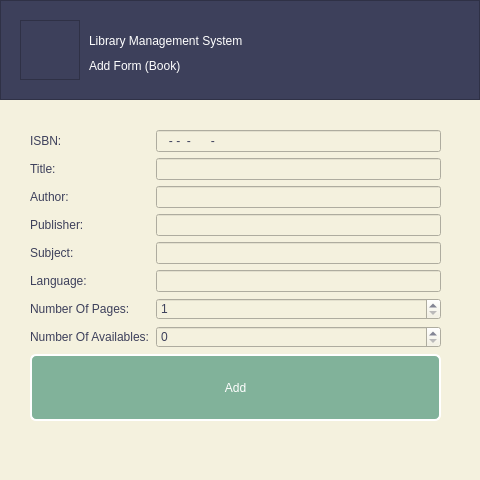
<?xml version="1.0" encoding="UTF-8"?>
<ui version="4.0">
 <class>addBook</class>
 <widget class="QWidget" name="addBook">
  <property name="geometry">
   <rect>
    <x>0</x>
    <y>0</y>
    <width>480</width>
    <height>480</height>
   </rect>
  </property>
  <property name="windowTitle">
   <string>Add Book</string>
  </property>
  <property name="windowIcon">
   <iconset resource="res.qrc">
    <normaloff>:/icons/icons/library.png</normaloff>:/icons/icons/library.png</iconset>
  </property>
  <property name="styleSheet">
   <string notr="true">QWidget
{
	background-color: rgb(244, 241, 222);
	color: rgb(61, 64, 91);
}
QPushButton
{
	font: 10pt &quot;IRANYekan&quot;;
	background-color: rgb(129, 178, 154);
	color: rgb(255, 255, 255);
    border: 2px solid rgb(255, 255, 255);
    border-radius: 6px;
}
QPushButton:hover
{
	background-color: rgb(242, 204, 143);
}
QLineEdit
{
	font: 8pt &quot;IRANYekan&quot;;
}
QLabel
{
	font: 8pt &quot;IRANYekan&quot;;
}</string>
  </property>
  <widget class="QFrame" name="frame_top">
   <property name="geometry">
    <rect>
     <x>0</x>
     <y>0</y>
     <width>480</width>
     <height>100</height>
    </rect>
   </property>
   <property name="styleSheet">
    <string notr="true">background-color: rgb(61, 64, 91);
color: rgb(255, 255, 255);</string>
   </property>
   <property name="frameShape">
    <enum>QFrame::StyledPanel</enum>
   </property>
   <property name="frameShadow">
    <enum>QFrame::Raised</enum>
   </property>
   <widget class="QFrame" name="frame_icon">
    <property name="geometry">
     <rect>
      <x>20</x>
      <y>20</y>
      <width>60</width>
      <height>60</height>
     </rect>
    </property>
    <property name="styleSheet">
     <string notr="true">image: url(:/icons/icons/add_book.png);</string>
    </property>
    <property name="frameShape">
     <enum>QFrame::StyledPanel</enum>
    </property>
    <property name="frameShadow">
     <enum>QFrame::Raised</enum>
    </property>
   </widget>
   <widget class="QLabel" name="label_9">
    <property name="geometry">
     <rect>
      <x>89</x>
      <y>55</y>
      <width>311</width>
      <height>21</height>
     </rect>
    </property>
    <property name="styleSheet">
     <string notr="true">font: 25 8pt &quot;IRANYekan Light&quot;;</string>
    </property>
    <property name="text">
     <string>Add Form (Book) </string>
    </property>
   </widget>
   <widget class="QLabel" name="label_title">
    <property name="geometry">
     <rect>
      <x>89</x>
      <y>25</y>
      <width>381</width>
      <height>31</height>
     </rect>
    </property>
    <property name="styleSheet">
     <string notr="true">font: 75 12pt &quot;IRANYekan&quot;;</string>
    </property>
    <property name="text">
     <string>Library Management System</string>
    </property>
   </widget>
  </widget>
  <widget class="QWidget" name="formLayoutWidget">
   <property name="geometry">
    <rect>
     <x>30</x>
     <y>130</y>
     <width>411</width>
     <height>291</height>
    </rect>
   </property>
   <layout class="QFormLayout" name="formLayout">
    <item row="0" column="0">
     <widget class="QLabel" name="label_isbn">
      <property name="text">
       <string>ISBN:</string>
      </property>
     </widget>
    </item>
    <item row="0" column="1">
     <widget class="QLineEdit" name="lineEdit_isbn">
      <property name="inputMask">
       <string>000-0-00-000000-0</string>
      </property>
     </widget>
    </item>
    <item row="1" column="0">
     <widget class="QLabel" name="label_title_2">
      <property name="text">
       <string>Title:</string>
      </property>
     </widget>
    </item>
    <item row="1" column="1">
     <widget class="QLineEdit" name="lineEdit_title"/>
    </item>
    <item row="2" column="0">
     <widget class="QLabel" name="label_author">
      <property name="text">
       <string>Author:</string>
      </property>
     </widget>
    </item>
    <item row="2" column="1">
     <widget class="QLineEdit" name="lineEdit_author"/>
    </item>
    <item row="3" column="0">
     <widget class="QLabel" name="label_publisher">
      <property name="text">
       <string>Publisher:</string>
      </property>
     </widget>
    </item>
    <item row="3" column="1">
     <widget class="QLineEdit" name="lineEdit_publisher"/>
    </item>
    <item row="4" column="0">
     <widget class="QLabel" name="label_subject">
      <property name="text">
       <string>Subject:</string>
      </property>
     </widget>
    </item>
    <item row="4" column="1">
     <widget class="QLineEdit" name="lineEdit_subject"/>
    </item>
    <item row="5" column="0">
     <widget class="QLabel" name="label_language">
      <property name="text">
       <string>Language:</string>
      </property>
     </widget>
    </item>
    <item row="5" column="1">
     <widget class="QLineEdit" name="lineEdit_language"/>
    </item>
    <item row="6" column="0">
     <widget class="QLabel" name="label_numpages">
      <property name="text">
       <string>Number Of Pages:</string>
      </property>
     </widget>
    </item>
    <item row="6" column="1">
     <widget class="QSpinBox" name="spinBox_numpages">
      <property name="minimum">
       <number>1</number>
      </property>
      <property name="maximum">
       <number>1600</number>
      </property>
     </widget>
    </item>
    <item row="7" column="0">
     <widget class="QLabel" name="label_available">
      <property name="text">
       <string>Number Of Availables:</string>
      </property>
     </widget>
    </item>
    <item row="7" column="1">
     <widget class="QSpinBox" name="spinBox_available"/>
    </item>
    <item row="8" column="0" colspan="2">
     <widget class="QPushButton" name="pushButton_save">
      <property name="sizePolicy">
       <sizepolicy hsizetype="Expanding" vsizetype="Expanding">
        <horstretch>0</horstretch>
        <verstretch>0</verstretch>
       </sizepolicy>
      </property>
      <property name="text">
       <string>Add</string>
      </property>
     </widget>
    </item>
   </layout>
  </widget>
 </widget>
 <resources>
  <include location="res.qrc"/>
 </resources>
 <connections/>
</ui>
